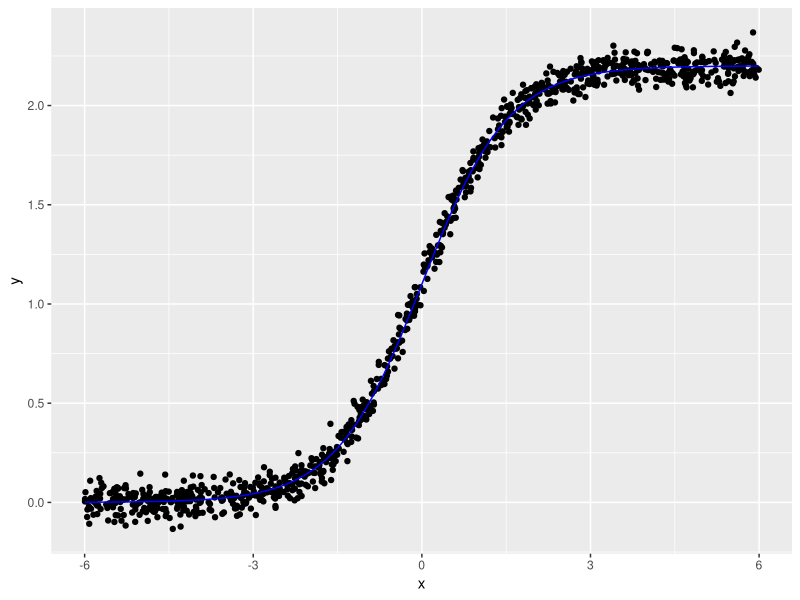
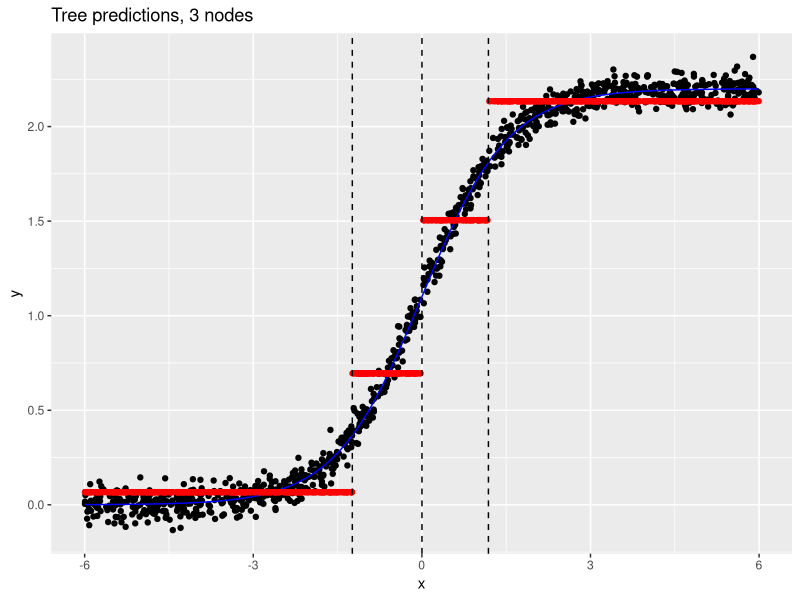
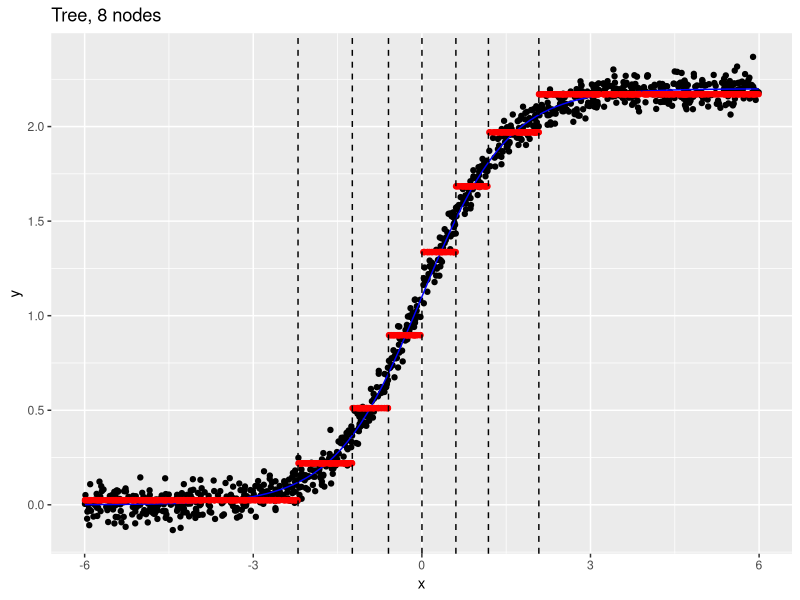
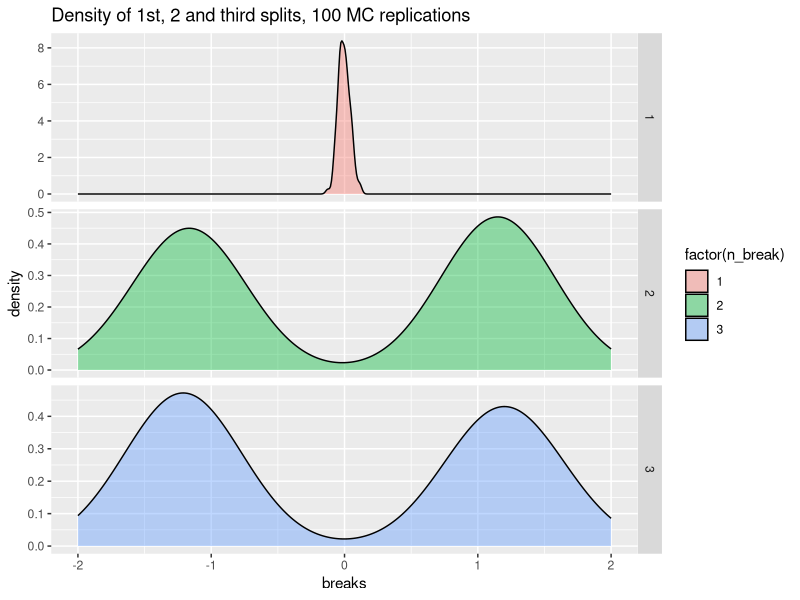
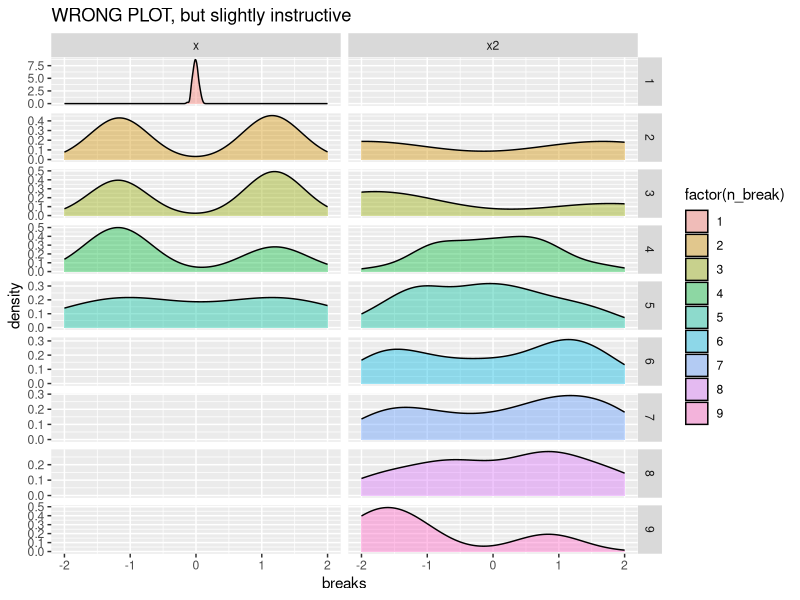
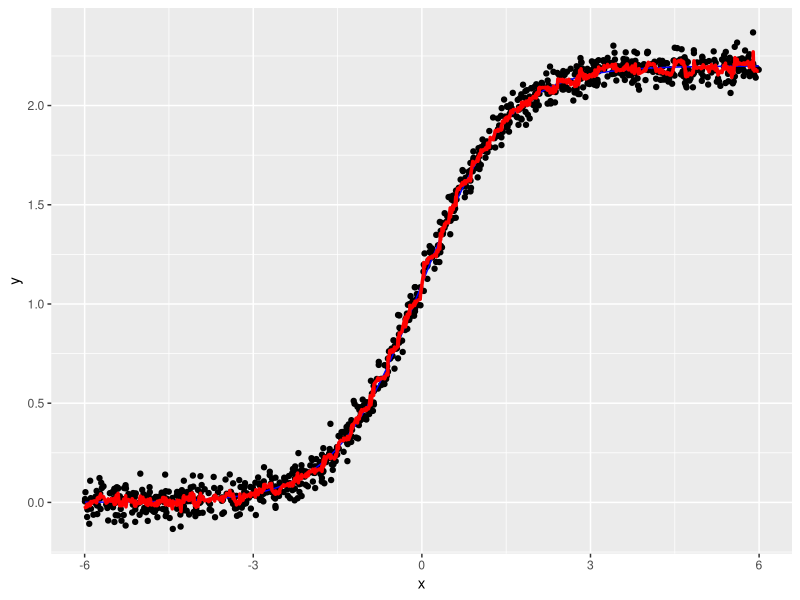
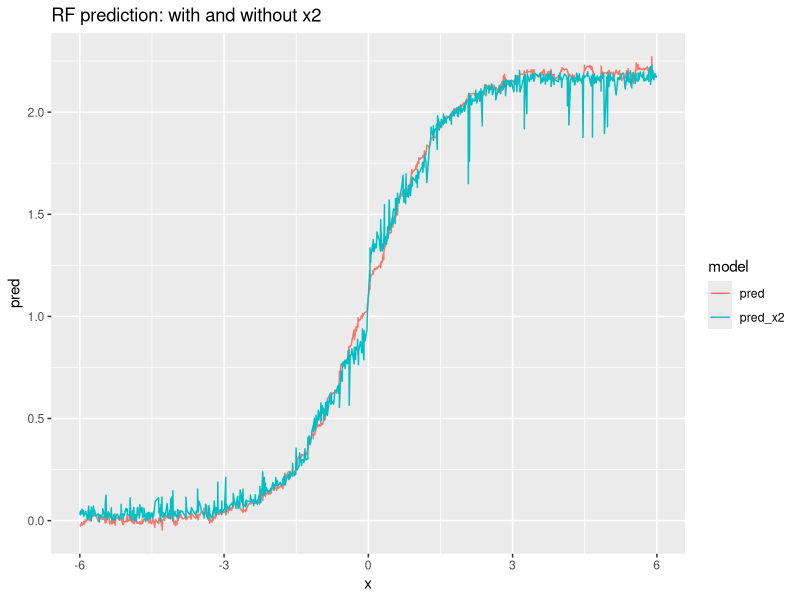
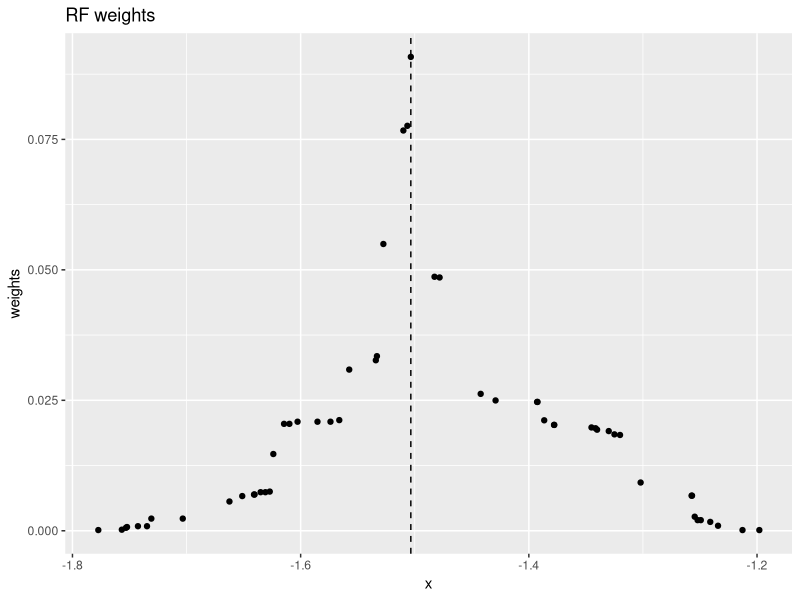

Here is the R script that generated these plots, in order:
## ---- chunk 1
knitr::opts_chunk$set(echo = TRUE)
## ---- chunk 2
library(rpart)
# library(tree)
# library(party)
library(randomForest)
library(tidyverse)
library(magrittr)
## ---- chunk 3
set.seed(123)
N <-  1000
x <-  runif(N, -6, 6)

sigmoid <-  function(x, k=1, cent = 0)  1 / (1 + exp(-k*(x-cent)))


sim_dat <-  function(N = 1000, seed = 123, add_x2 = FALSE) {
  set.seed(seed)
  x <-  runif(N, -6, 6)
  y <-  2.2 *sigmoid(x, k = 1.3) +rnorm(N, sd = 0.05)
  df <-  data_frame(y=y, x=x, n_order = rank(x)) %>%
    mutate(n_row = 1:n())
  if(add_x2) df <-  df %>% 
    mutate(x2 = rnorm(N))
  df
}

df <-  sim_dat()
df

## ---- chunk 4
pl_raw <- ggplot(df, aes(x, y)) +
  geom_point() +
  stat_function(fun = function(x) 2.2 *sigmoid(x, 1.3), colour = "blue") 
  # geom_vline(xintercept = target_val)

pl_raw
## ---- chunk 5
get_breaks <-  function(x) UseMethod("get_breaks")
get_breaks.rpart <- function(x) {
  x$splits %>% 
    as_data_frame() %>% 
    mutate(variable = rownames(x$splits)) %>% 
    select(variable, everything()) %>% 
    rename(breaks = .data$index) %>%  
    arrange(desc(.data$improve))
}

get_pred <-  function(x, ...) UseMethod("get_pred")
get_pred.rpart <- function(x) {
  if(!"x" %in% names(x)) stop("Should call model with x=TRUE")
  data_frame(pred = predict(x),
             x = as.vector(x$x)) %>% 
  dplyr::select(x, pred)
}

plot_tree <-  function(x) UseMethod("plot_tree")

plot_tree.default <-  function(x) {
  pl_raw +
    geom_point(aes(y = pred), data = get_pred(x), colour = I("red")) +
    geom_vline(aes(xintercept = breaks), data = get_breaks(x), linetype = 2)
}

## ---- chunk 6
fit_rpart <- rpart(y ~ x, method="anova", data=df, control = list(cp=0.01), x = TRUE)
fit_rpart_2 <- rpart(y ~ x, method="anova", data=df, control = list(cp=0.001), x = TRUE)
## ---- chunk 7
plot_tree(fit_rpart) +
  ggtitle("Tree predictions, 3 nodes")
## ---- chunk 8
plot_tree(fit_rpart_2) +
  ggtitle("Tree, 8 nodes")
## ---- chunk 9
sim_breaks <-  function(N=1000, add_x2 = FALSE, formu = y~x) {
  sim_dat(N=N, seed =NULL, add_x2 = add_x2) %>% 
    rpart(formu, method="anova", data=., control = list(cp=0.01), x = TRUE) %>% 
    get_breaks() %>% 
    arrange(desc(improve)) %>% 
    mutate(n_break = 1:n())
}


sim_breaks_MC <-  rerun(100, sim_breaks()) %>% 
  bind_rows() %>% 
  mutate(n_sim = rep(1:100, each = 3))

## ---- chunk 10
sim_breaks_MC %>% 
  ggplot(aes(x= breaks, fill = factor(n_break)))+
  geom_density(alpha = I(0.4)) +
  facet_grid(n_break~., scales = "free") +
  xlim(c(-2, 2)) +
  ggtitle("Density of 1st, 2 and third splits, 100 MC replications")

## ---- chunk 11
sim_breaks_MC_x2 <-  rerun(100, sim_breaks(add_x2 = TRUE, formu = y~x + x2)) %>% 
  bind_rows() 

## ---- chunk 12
sim_breaks_MC_x2 %>% 
  ggplot(aes(x= breaks, fill = factor(n_break)))+
  geom_density(alpha = I(0.4)) +
  facet_grid(n_break ~ variable, scales = "free") +
  xlim(c(-2, 2)) +
  ggtitle("WRONG PLOT, but slightly instructive ")

## ---- chunk 13
fit_RF_n22 <- randomForest(y~x, data = df, nodesize = 22)
## ---- chunk 14
get_pred.randomForest <-  function(x, x_dat = df$x) {
  pred <- predict(x)
  data_frame(x = x_dat, pred = pred)
}

get_breaks.randomForest <-  function(x) get_breaks.rpart(x)
## ---- chunk 15
pl_raw +
  geom_line(aes(y = pred), data = get_pred(fit_RF_n22), colour = I("red"), size = I(1.2)) 
## ---- chunk 16
df_x2 <-  sim_dat(add_x2 = TRUE)
fit_RF_n22_x2 <- randomForest(y~x +x2, data = df_x2, nodesize = 22)
## ---- chunk 17
get_pred(fit_RF_n22) %>% 
  left_join(get_pred(fit_RF_n22_x2) %>%  rename(pred_x2 = pred), by = "x") %>% 
  gather(model, pred, starts_with("pred")) %>% 
  ggplot(aes(x = x, y = pred, colour = model)) +
  geom_line() +
  ggtitle("RF prediction: with and without x2")
## ---- chunk 18
nodes_to_df <-  function(object, df_orig = df) {
  attr(predict(object, df_orig$x, nodes = TRUE), "nodes") %>% 
    as_tibble %>% 
    setNames(paste("tree", colnames(.), sep="_")) %>%
    bind_cols(df_orig %>%  select(x, y, n_row, n_order)) %>% 
    select(x, y , n_row, n_order, everything())
}

comp_weights_i_df <- function(nodes_df, i =target_obs) {
  comp_weights <-  function(x, i) {
    is_same_node <-  x==x[i]
    n_same <- sum(is_same_node)
    ifelse(is_same_node, 1/n_same, 0)
  }
  
  nodes_df %>% 
    mutate_at(vars(starts_with('tree')), funs(comp_weights(., i = i))) %>% 
    mutate(weights = rowMeans(select(., -x, -y, -n_row, -n_order)),
           is_target = n_row == i,
           weights_noi = ifelse(is_target, 0, weights) %>% {./sum(.)}) %>% 
    select(-starts_with("tree_")) %>% 
    select(x, y, is_target, n_row, n_order, weights, everything())
}
## ---- chunk 19
target_val <-  -1.5

closest_x_df <-  function(df, target) {
  mutate(df, diff = abs(x-target), n_row = 1:n()) %>% 
    arrange(diff) %>% 
    head(1)
}

target_df <-  closest_x_df(df, target_val)

## ---- chunk 20
fit_RF_nodes_n22 <- nodes_to_df(fit_RF_n22)
weights_df_i <- comp_weights_i_df(fit_RF_nodes_n22, i = target_df$n_row)
## ---- chunk 21
weights_df_i %>% 
  filter(weights> 0.0001) %>% 
  ggplot(aes(x = x, y= weights)) +
  geom_vline(xintercept = target_df$x, linetype = 2)+
  geom_point() +
  ggtitle("RF weights")
## ---- chunk 22
weights_df_i %>% 
  filter(between(x, -1.8, -1.2)) %>% 
  ggplot(aes(x = x, y = y, size = weights, colour = weights)) +
  geom_point() +
  geom_vline(xintercept = target_df$x, linetype = 2) +
  ggtitle("RF weights and neighborhood points") +
  geom_hline(yintercept = weights_df_i %$% weighted.mean(y, weights), linetype = 2, colour = "red")
## ---- chunk 23
sumry_bandw <- function(weight_df) {
  target_val_here <- filter(weight_df, is_target)$x
  
  weight_df %>% 
    mutate(diff = abs(x - target_val_here)) %>% 
    arrange(diff) %>% 
    mutate(weights_noi_cum = cumsum(weights_noi)) %>% 
    filter(weights_noi_cum <= 0.95) %>% 
    summarise(knn = n() -1,
              width = sum(abs(range(x - target_val_here))),
              pred = weighted.mean(y, weights))
  
}

test <-  sumry_bandw(weights_df_i)
## ---- chunk 24
grid_df <- data_frame(target = quantile(df$x, probs = seq(0.01, 0.99, by = 0.01))) %>% 
  mutate(close_df = map(target, ~closest_x_df(df, .))) %>% 
  unnest(close_df) %>% 
  select(target, x , n_row)

## ---- chunk 25
grid_df_out <- grid_df %>% 
  # head(2) %>%
  mutate(search = map(n_row, ~comp_weights_i_df(fit_RF_nodes_n22, .) %>% sumry_bandw)) %>% 
  unnest(search)

## ---- chunk 26
grid_df_out %>% 
  gather(measure, value, knn, width) %>% 
  ggplot(aes(x = target, y = value, colour = measure)) +
  geom_line() +
  facet_grid(measure~., scales = "free")+
  ggtitle("Pseudo number of neighbour and bandwidth for RF weights") +
  theme(legend.position = "none") +
  xlab("x")

## ---- chunk 27
pl_raw +
  geom_line(aes(y = pred), data = get_pred(fit_RF_n22), colour = I("red"), size = I(1.2)) +
  geom_line(aes(y = pred), data = grid_df_out, colour = I("blue"), size = I(1.2)) +
  ggtitle("Comparing manual vers RF prediction: use a different scheme (bootstrap?!)")
